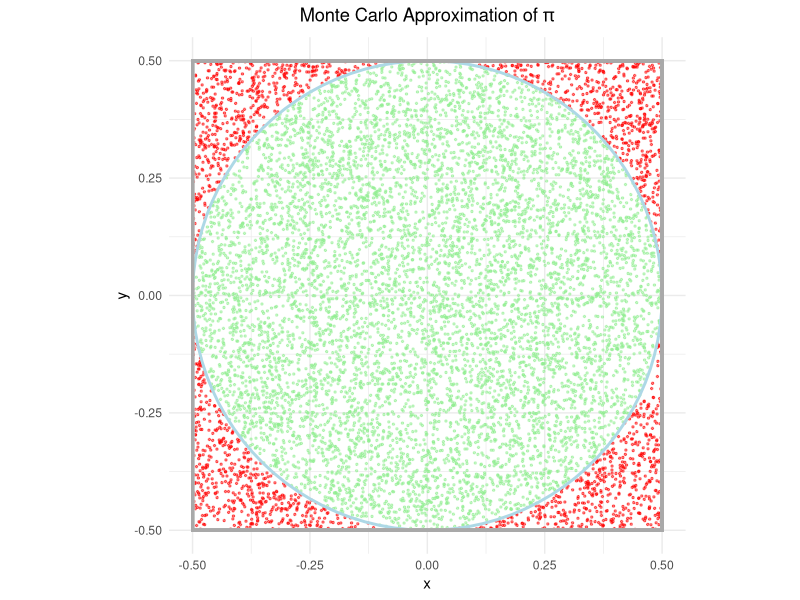

This chart was generated by the following R code:
# Load necessary library for plotting
library(ggplot2)

# Parameters
nIterations <- 10000

# Generate random points
x <- runif(nIterations, -0.5, 0.5)
y <- runif(nIterations, -0.5, 0.5)

# Determine which points are inside the circle
inCircle <- (x^2 + y^2) < 0.25

# Create a data frame to store the points and their classification
points_data <- data.frame(x = x, y = y, inCircle = inCircle)

# Plot the points
ggplot(points_data, aes(x = x, y = y, color = inCircle)) +
  geom_point(alpha = 0.5, size = 0.5, show.legend = FALSE) +  # Plot all points, no legend
  scale_color_manual(values = c("red", "lightgreen")) +  # Red for outside, green for inside
  coord_fixed() +  # Ensure the aspect ratio is 1:1
  theme_minimal() +
  labs(title = expression("Monte Carlo Approximation of " * pi),
       x = "x",
       y = "y") +
  theme(plot.title = element_text(hjust = 0.5)) +
  # Add the circle outline
  annotate("path",
           x = 0.5 * cos(seq(0, 2 * pi, length.out = 100)),
           y = 0.5 * sin(seq(0, 2 * pi, length.out = 100)),
           color = "lightblue", size = 1) +
  # Add the square outline
  geom_rect(aes(xmin = -0.5, xmax = 0.5, ymin = -0.5, ymax = 0.5),
            fill = NA, color = "darkgrey", size = 1)
